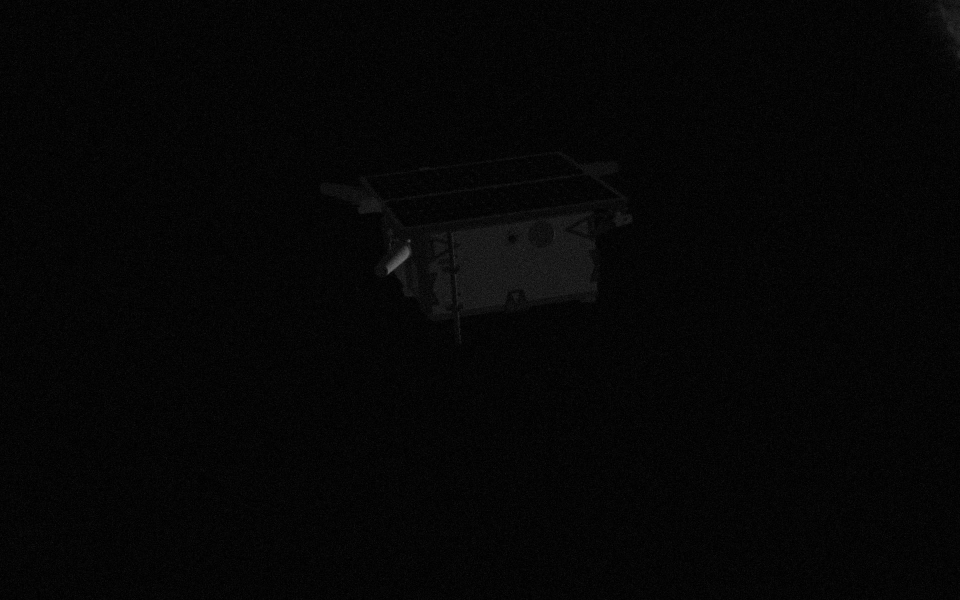
#> input picture Image preproc and image splitting/test.jpg, 1920 x 1200 px (shown at 1/2 size)
$ python ClusterIsolator.py   (older library calls are emulated)
#> lines starting #> are read from the running program, lines starting #| are printed output that depends on the picture; after the words box and inside, x2 and y2 are one past the last pixel; in counts of white or black regions, pixels touching at a corner belong together
# -*- coding: utf-8 -*-
"""
This code should work with most if not all configurations, but it might have problems if a object separates into multiple clusters
Need to find a way to detect and avoid that, but being lenient with the Threshold also seems to work so far

21/02/19 avg runtime is 0.35s per image now, could prob be optimized much more.
"""

#import tensorflow as tf
import numpy as np
import cv2
import time
import matplotlib.pyplot as plt
from scipy import fftpack

def NormalizeMatrix(Matrix, rescale):
    "Normalize a matrix between 0 and rescale value"
    Max = np.max(Matrix)
    Matrix = np.round((Matrix/Max)*rescale)

    return Matrix

def plot_spectrum(im_fft):
    from matplotlib.colors import LogNorm
    # A logarithmic colormap is necessary (linear scale shows only the central peak much higher than the amplitude at higher frequencies)
    plt.imshow(np.abs(im_fft), norm=LogNorm()) #sets the scale automatically
    plt.colorbar()

def PlayWithImage( img ):
#> called with img = 'test.jpg'
    start = time.time()
    #Create a copy of the image after reading it to compare later.
    imgo = cv2.imread(img,0)
#> imgo is the input picture: shape (1200, 1920); min 0, max 113, mean 5.6
    img = imgo

    # Firstly normalize the image to make it easier to handle very dark photos in particular.
    img = NormalizeMatrix(img, MaxGrayScale)
#> in NormalizeMatrix, `Max = np.max(Matrix)`: Max = 113

    # Figure out how many cells the current resolution can support, currently not compensating for irregular sectionsizes
    CellsW = np.int(img.shape[1]/SectionSize)
    CellsH = np.int(img.shape[0]/SectionSize)
    TCells = CellsW*CellsH

    # Pre-allocate some memory space
    CellInfo = np.zeros((4,np.int(TCells))) #x,y,Content,ClusterID
    CellInfoCluster = np.zeros((5,CellsH,CellsW)); #x,y,Content,ClusterID,state by coordinates
    CellMap = np.zeros((CellsH,CellsW))    # Binary map of the cells
    BinarySelectionMap = np.zeros(img.shape)

    ###########################################################################
    # Insert of Tiberiu's corona analysis code
    #########################################


    ############################################################
    # Compute the 2d FFT of the input image
    ############################################################

    M, N = img.shape
    print (M)
#| 1200
    print (N)
#| 1920
    im_fft = fftpack.fft2(img) #Computes the 2D discrete aperiod fourier transform. Does NOT divide for M*N
    im_fft = im_fft / (M*N) #Dimensionality suggests to divide for total number of pixels (see literature)
    im_fft = np.fft.fftshift(im_fft)#To reconstruct the image, only one quadrant would be necessary. However, to view the patterns, is better to center in the origin the spectrum.

    plt.figure()
    plot_spectrum(im_fft)#plots the spectrum in logaritmic scale normalized on the total number of pixels
    plt.title('Normalized Fourier transform (log)')

    ############################################################
    # Filter in FFT
    ############################################################

    # In the lines following, we'll make a copy of the original spectrum and
    # truncate coefficients.

    # Define the fraction of coefficients (in each direction) we keep
    #keep_fraction = 0.5

    # Call ff a copy of the original transform. Numpy arrays have a copy
    # method for this purpose.
    im_fft2 = im_fft.copy()


    radiusmax=Rmax*min(M,N)/2 # radiuses of corona of filtering is a factor of the smaller dimension of the image, by choice
    radiusmin=Rmin*min(M,N)/2
    for m in range (0, M):
       for n in range (0,N):
          if (m-M/2)**2+(n-N/2)**2 > radiusmax**2: #coordinate start from top left corner
              im_fft2[m,n]=0
          elif (m-M/2)**2+(n-N/2)**2 < radiusmin**2:
              im_fft2[m,n]=0
    plt.figure()
    plot_spectrum(im_fft2)
    plt.title('Filtered Spectrum')


    ############################################################
    # Reconstruct the final image
    ############################################################

    # Reconstruct the denoised image from the filtered spectrum, keep only the
    # real part for display.
    im_new = fftpack.ifft2(np.fft.ifftshift(im_fft2)).real
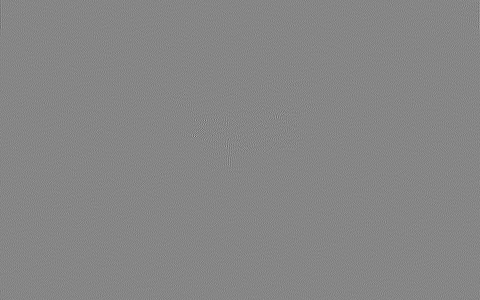
#> im_new: shape (1200, 1920) float64 (shown at 1/4 size); min -1.76e-05, max 1.59e-05, mean 2.12e-25; drawn with min black and max white
    maxres=np.max(im_new)
#> maxres = 1.59e-05
    plt.figure()
    plt.imshow(im_new, plt.cm.gray)
    plt.title('Reconstructed Image from Filtered Spectrum')
    for m in range (0, M):
       for n in range (0,N):
            if (im_new[m,n]<0.2*maxres): #created a thresold for making black the non bright earth features
                im_new[m,n]=0
    plt.figure()
    plt.show()
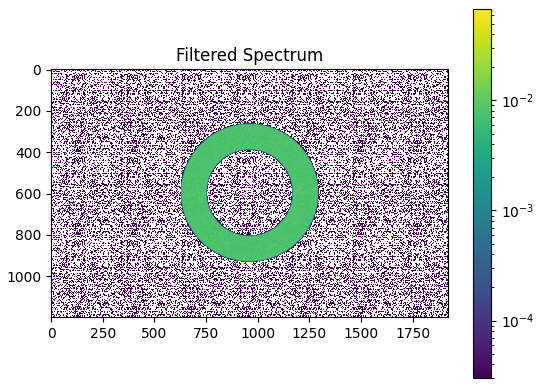
#> figure drawn by matplotlib, 2 panels

    im_new = NormalizeMatrix(im_new,255)
    im_new[im_new > Threshold] = 255
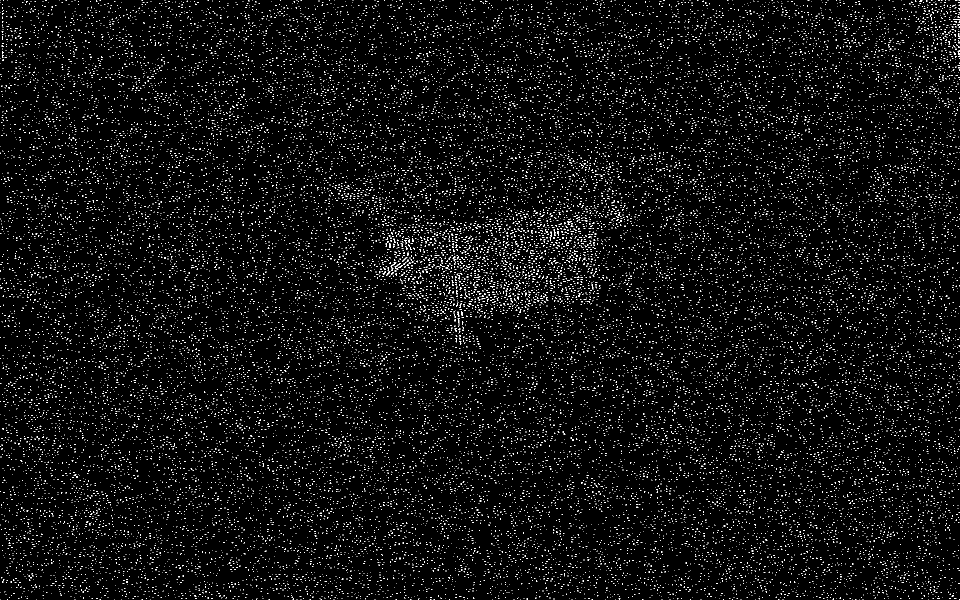
#> im_new: shape (1200, 1920) float64 (shown at 1/2 size); 3.6% white in thin lines or dots
    ContentSum = np.sum(im_new[im_new > Threshold])/255
#> ContentSum = 82116
    ContentThresholdNew = ContentThreshold*ContentSum; # Threshold is CT % of total activated pixels
#> ContentThresholdNew = 1642.3
    im_new = im_new.astype(np.uint8)
#> im_new: shape (1200, 1920); 3.6% white in thin lines or dots


    cv2.imshow('Fourier Deconstruction', cv2.resize(im_new, (WindowW,WindowH)))
    # cc is a simple counter but it is also used as a Cell ID, to couple it to its origin x,y coordinates in CellInfo
    cc = 0
    for i in range(0,CellsW):
        for j in range(0,CellsH):
            Cellsum = 0
            Cell = im_new[j*SectionSize: (j+1)*SectionSize -1, i*SectionSize: (i+1)* SectionSize -1]
            BinarySelection = np.zeros(Cell.shape)*0
            BinarySelection[Cell>Threshold] = 1
            Cellsum = np.sum(BinarySelection)

            CellInfoCluster[0,j,i] = i*SectionSize
            CellInfoCluster[1,j,i] = j*SectionSize
            CellInfoCluster[2,j,i] = Cellsum
            CellInfo[0,cc] = i*SectionSize
            CellInfo[1,cc] = j*SectionSize
            CellInfo[2,cc] = Cellsum

            if Cellsum > ContentThresholdNew:
                BinarySelectionMap[j*SectionSize: (j+1)*SectionSize -1,i*SectionSize: (i+1)* SectionSize -1] = 255
                CellMap[j,i] = 1
                CellInfo[3,cc] = cc
                CellInfoCluster[3,j,i] = cc
                CellInfoCluster[4,j,i] = 1

            cc +=1
#> BinarySelection: shape (119, 119) float64; values 0 (black) and 1 (white), 3.1% white in thin lines or dots
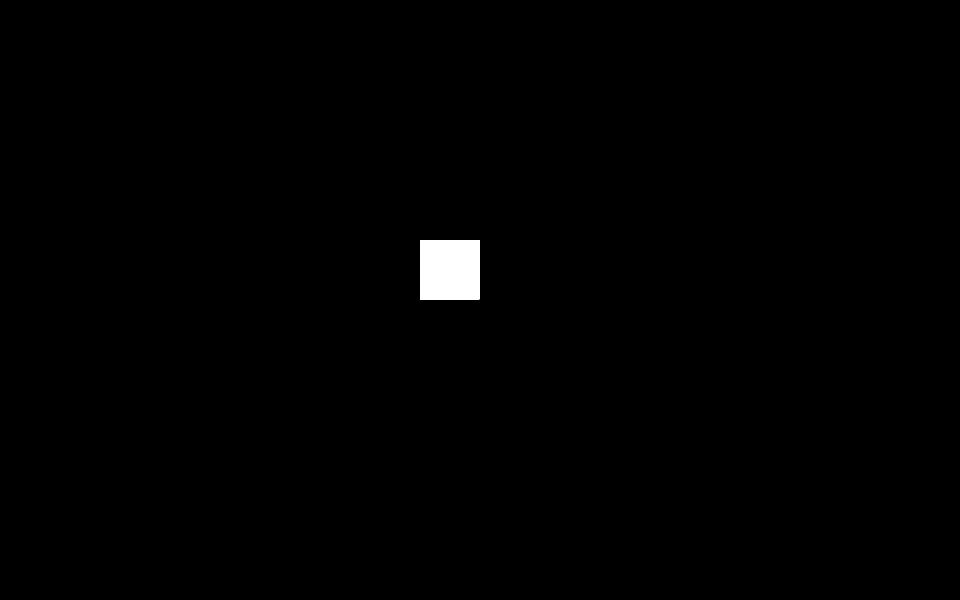
#> BinarySelectionMap: shape (1200, 1920) float64 (shown at 1/2 size); 0.61% white; 1 white region, box (x1, y1, x2, y2) and area: (840, 480, 959, 599) 14161
#> after the loop, cc = 160


   #%% Cluster identification of cells , maybe I could combine both loops into 1 with inverse coords...
    cc = 0
    VisMatrix = np.zeros(img.shape)
    for i in range(0,CellsW):
       for j in range(0,CellsH):

           Neighbours = np.zeros(8)

           if j >= 1:
               if i >= 1:
                   Neighbours[0] = CellInfoCluster[3,j-1,i-1]
               Neighbours[1] = CellInfoCluster[3,j-1,i]
               if i < CellsW -1:
                   Neighbours[2] = CellInfoCluster[3,j-1,i+1]
           if i >= 1:
               Neighbours[3] = CellInfoCluster[3,j,i-1]
           if i < CellsW -1:
               Neighbours[4] = CellInfoCluster[3,j,i+1]
           if j < CellsH -1:
               if i>= 1:
                   Neighbours[5] = CellInfoCluster[3,j+1,i-1]

               Neighbours[6] = CellInfoCluster[3,j+1,i]

               if i < CellsW -1:
                   Neighbours[7] = CellInfoCluster[3,j+1, i+1]

           Neighbourset = set(Neighbours[np.nonzero(Neighbours)]) #identify unique cluster IDs disregard 0
           Neighbourcount = len(Neighbourset) # Count the number of unique cluster IDs
           Neighbourset = list(Neighbourset)
           Neighbours = Neighbours.tolist();


           if Neighbourcount > 0 and CellInfoCluster[4,j,i] == 1:

               Uniquecnt = np.zeros(Neighbourcount) #contains the NR of identical cluster IDs per cluster
               #print("Nbrcnt ", Neighbourcount)
               #print("Nbrset ", Neighbourset)
               for c in range(0,Neighbourcount):
                   Uniquecnt[c] = Neighbours.count(Neighbourset[c])

               # [6 lines of commented-out code are left out]

               CellInfoCluster[3,j,i] = np.min(Neighbourset);
#
#
           VisMatrix[j*SectionSize: (j+1)*SectionSize -1,i*SectionSize: (i+1)* SectionSize -1] = CellInfoCluster[3,j,i]

    # A reverse run has to be done to work out a few kinks that can occur with certain geometries
    for i in range(CellsW-1,-1,-1):
        for j in range(CellsH-1,-1,-1):

               Neighbours = np.zeros(8)

               if j >= 1:
                   if i >= 1:
                       Neighbours[0] = CellInfoCluster[3,j-1,i-1]
                   Neighbours[1] = CellInfoCluster[3,j-1,i]
                   if i < CellsW -1:
                       Neighbours[2] = CellInfoCluster[3,j-1,i+1]
               if i >= 1:
                   Neighbours[3] = CellInfoCluster[3,j,i-1]
               if i < CellsW -1:
                   Neighbours[4] = CellInfoCluster[3,j,i+1]
               if j < CellsH -1:
                   if i>= 1:
                       Neighbours[5] = CellInfoCluster[3,j+1,i-1]
                   Neighbours[6] = CellInfoCluster[3,j+1,i]
                   if i < CellsW -1:
                       Neighbours[7] = CellInfoCluster[3,j+1, i+1]

               Neighbourset = set(Neighbours[np.nonzero(Neighbours)]) #identify unique cluster IDs disregard 0
               Neighbourcount = len(Neighbourset) # Count the number of unique cluster IDs
               Neighbourset = list(Neighbourset)
               Neighbours = Neighbours.tolist();


               if Neighbourcount > 0 and CellInfoCluster[4,j,i] == 1:

                   Uniquecnt = np.zeros(Neighbourcount) #contains the NR of identical cluster IDs per cluster
                   #print("Nbrcnt ", Neighbourcount)
                   #print("Nbrset ", Neighbourset)
                   for c in range(0,Neighbourcount):
                       Uniquecnt[c] = Neighbours.count(Neighbourset[c])

# [5 lines of commented-out code are left out]

                   CellInfoCluster[3,j,i] = np.min(Neighbourset);
    #
    #
               VisMatrix[j*SectionSize: (j+1)*SectionSize -1,i*SectionSize: (i+1)* SectionSize -1] = CellInfoCluster[3,j,i]


    #%%
    X , Y = np.nonzero(CellInfoCluster[3,:,:])
#> X = [4]; Y = [7]
    ClusterIDs = set(CellInfoCluster[3,X,Y])
#> ClusterIDs = 1 item
    ClusterIDs = list(ClusterIDs)
#> ClusterIDs = [74]
    Clustercount = len(ClusterIDs)
#> Clustercount = 1
    print("Different clusters counted:" , Clustercount,   " with ids", ClusterIDs)
#| Different clusters counted: 1  with ids [74.0]

    #BinarySelectionMap[0:15, 0] = 255
    VisMatrix = NormalizeMatrix(VisMatrix,255);
    cv2.imshow('Cell cluster ID', cv2.resize(VisMatrix.astype(np.uint8), (WindowW,WindowH)))

    # Multidimensional numeric array to be able to export any amount of images in a single variable
    ExportImages = np.zeros((Clustercount,TargetImgH,TargetImgW))
    HeaderCoordinates = np.zeros((2,Clustercount)) # contains H and W coordinates of img. start

    for N in range(0,Clustercount):
        # First find the coordinates in pixels for the crop
        cid = ClusterIDs[N]
        lc = CellInfoCluster[3,:,:]
        H , W = np.where(lc == cid)
        #Min is the upper left coordinate
        MinCoordH = np.max(H) + R
        MinCoordW = np.min(W) - R
        # Max is the upper right coordinate
        MaxCoordH = np.max([0, np.min(H) - R])
        MaxCoordW = np.min([CellsW-1, np.max(W) + R])

        MinCoordH = MinCoordH*SectionSize - SectionSize
        MinCoordW = MinCoordW*SectionSize
        MaxCoordH = MaxCoordH*SectionSize
        MaxCoordW = MaxCoordW*SectionSize + SectionSize

        print("selection for cluster ", cid , "from coordinates " , MinCoordW,",",  MinCoordH , "to ", MaxCoordW , ", " , MaxCoordH )

        ClusterImg = img[MaxCoordH:MinCoordH, MinCoordW: MaxCoordW]

        # Image resizing to the specified Height and Width
        CIH = MinCoordH - MaxCoordH
        CIW = MaxCoordW - MinCoordW

        #HC contains H and W coordinates from a top-left origin frame
        HeaderCoordinates[0,N] = MaxCoordH
        HeaderCoordinates[1,N] = MinCoordW


        # Resize by filling the smallest dimension with empty pixels, to avoid stretching the img.
        # Always put empty pixels above or to the right, so that origin of the new img is MinCoordW,MinCoordH

        if CIH < CIW: # Need to fill in H direction before resizing
            # Target image ratio based on the aspect ratio desired
            TIW = CIW
            TIH = TIW/AspectRatio
            TIH = TIH.astype(int)
            TIW = TIW.astype(int)

            diff = CIW-CIH
            newimg = np.zeros((TIH,TIW))
            newimg[diff:TIH, 0:TIW] = ClusterImg
            ClusterImg = newimg
            ClusterImg = cv2.resize(ClusterImg, (TargetImgW, TargetImgH))
        elif CIW < CIH: # need to fill in the W direction
            # Target image ratio based on the aspect ratio desired
            TIH = CIH
            TIW = AspectRatio*TIH
            TIH = TIH.astype(int)
            TIW = TIW.astype(int)

            diff = CIH-CIW
            newimg = np.zeros((TIH,TIH))
            newimg[0:TIH, 0:CIW] = ClusterImg
            ClusterImg = ClusterImg
            ClusterImg = cv2.resize(ClusterImg, (TargetImgW, TargetImgH))
        else:
            ClusterImg = cv2.resize(ClusterImg, (TargetImgW, TargetImgH))


        ExportImages[N,:,:] = ClusterImg
#> this loop made 1 pass
#> (cid, H, W, MinCoordH, MinCoordW, MaxCoordH, MaxCoordW, CIH) on pass 1: (74, [4], [7], 840, 360, 0, 1440, 840)
#> (printed output is left out)
#> pass 1, in PlayWithImage, `ClusterImg = img[MaxCoordH:MinCoordH, MinCoordW: MaxCoordW]`:
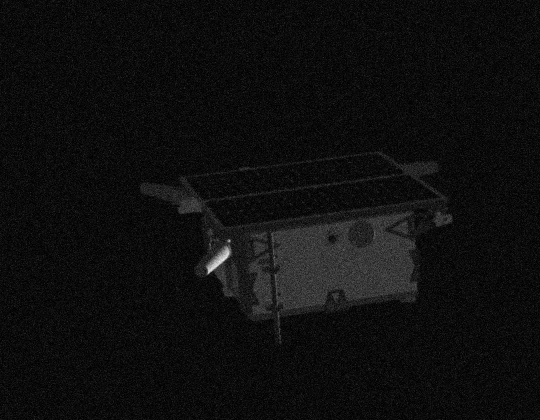
#> ClusterImg: shape (840, 1080) float64 (shown at 1/2 size); min 0, max 255, mean 14.6
#> pass 1, in PlayWithImage, `ClusterImg = cv2.resize(ClusterImg, (TargetImgW, TargetImgH))`:
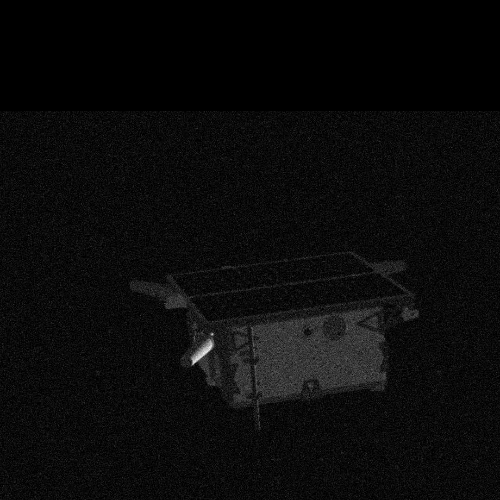
#> ClusterImg: shape (500, 500) float64; min 0, max 242.7, mean 11.4
#> after the loop, HeaderCoordinates = [0, 360]


    end = time.time()
    print("total runtime was " , end-start, "seconds")
    #%% Displaying all the visuals

    # need to prepare some of the matrixes to be suitable for the imshow function
    BinarySelectionimg = BinarySelectionMap.astype(np.uint8)
    img = img.astype(np.uint8)

    Max = np.max(img)
#> Max = 255
    Min = np.min(img)
#> Min = 0

    print("Corrected image max and min: ",  Max , Min )
#| Corrected image max and min:  255 0

    for N in range(0,Clustercount):
        namestring = "Cluster Image " + str(N)
        cv2.imshow(namestring , ExportImages[N,:,:].astype(np.uint8))


    # These things keep opening fullscreen and I'm not sure how to downsize them.

    cv2.imshow('Original', cv2.resize(imgo, (WindowW,WindowH)))
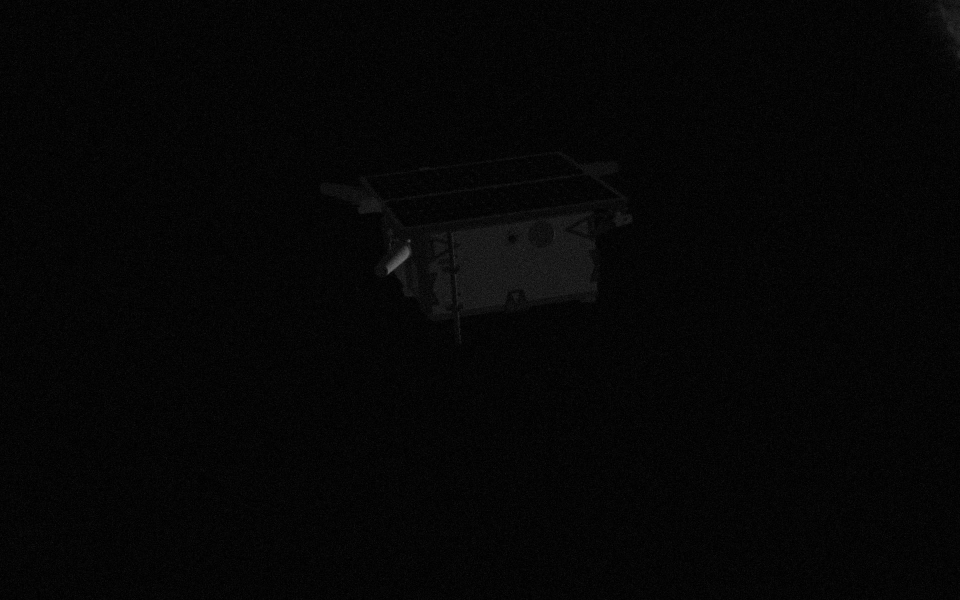
#> window 'Original': shape (600, 960); min 0, max 105, mean 5.7
    cv2.imshow('Normalized', cv2.resize(img, (WindowW,WindowH)))
    cv2.imshow('Binary cell map', cv2.resize(BinarySelectionimg, (WindowW, WindowH)))
    #cv2.imshow('Cell Heatmap', cv2.resize(CellHeatMapVisual, (WindowW, WindowH)))
    #cv2.imshow('Extraction', SuperSelection)

    cv2.waitKey(0)
    cv2.destroyAllWindows()

    return


#%% SETUP VARIABLES

# Can also be used as input variables to run as indep. function

SectionSize = 120 #px
Threshold = 20; # grayscale value threshold for binary selection, values below are ignored. (space is below!)
ContentThreshold = 0.02 #min number of binary pixels within a cell required to flag it as active
R = 4; # Cell superselection range, larger makes the crop larger. Smaller makes it smaller, but risks losing some data
MaxGrayScale = 255 # Max uint8 value for the grayscale display.

## Fourier setup
Rmax = 0.55
Rmin = 0.35

TargetImgW = 500
TargetImgH = 500

# Image display window size bc fullscreen is annoying as hell
WindowW = 960
WindowH = 600
#images to analyse in a single run. replacing it each run was tiresome.
images = ["test.jpg", "test2.jpg", "test3.jpg", "test4.jpg", "test5.jpg"]
LazyOverride = 2; # override the loop without having to change the array of names

Nloops = np.min([len(images), LazyOverride])

AspectRatio = TargetImgW / TargetImgH


for i in range(0,Nloops):
    PlayWithImage(images[i])


#%%
